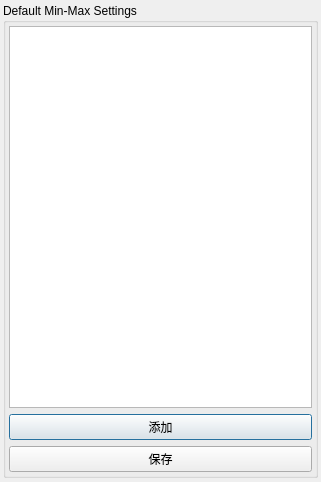
<?xml version="1.0" encoding="UTF-8"?>
<ui version="4.0">
 <class>noraPoseGenSettingsWindow</class>
 <widget class="QDialog" name="noraPoseGenSettingsWindow">
  <property name="geometry">
   <rect>
    <x>0</x>
    <y>0</y>
    <width>321</width>
    <height>482</height>
   </rect>
  </property>
  <property name="windowTitle">
   <string>Dialog</string>
  </property>
  <property name="styleSheet">
   <string notr="true">font: 9pt &quot;微软雅黑&quot;;</string>
  </property>
  <widget class="QWidget" name="mainWidget" native="true">
   <property name="geometry">
    <rect>
     <x>0</x>
     <y>0</y>
     <width>321</width>
     <height>481</height>
    </rect>
   </property>
   <layout class="QVBoxLayout" name="verticalLayout">
    <property name="leftMargin">
     <number>3</number>
    </property>
    <property name="topMargin">
     <number>3</number>
    </property>
    <property name="rightMargin">
     <number>3</number>
    </property>
    <property name="bottomMargin">
     <number>3</number>
    </property>
    <item>
     <widget class="QGroupBox" name="groupBox">
      <property name="title">
       <string>Default Min-Max Settings</string>
      </property>
      <layout class="QVBoxLayout" name="verticalLayout_2">
       <property name="leftMargin">
        <number>3</number>
       </property>
       <property name="topMargin">
        <number>3</number>
       </property>
       <property name="rightMargin">
        <number>3</number>
       </property>
       <property name="bottomMargin">
        <number>3</number>
       </property>
       <item>
        <widget class="QTableWidget" name="tableWidget"/>
       </item>
       <item>
        <widget class="QPushButton" name="addButton">
         <property name="text">
          <string>添加</string>
         </property>
        </widget>
       </item>
       <item>
        <widget class="QPushButton" name="saveButton">
         <property name="text">
          <string>保存</string>
         </property>
        </widget>
       </item>
      </layout>
     </widget>
    </item>
   </layout>
  </widget>
 </widget>
 <resources/>
 <connections/>
</ui>
